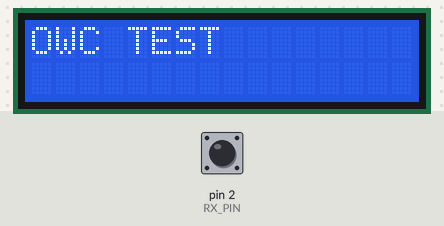
The sketch below on a simulated Arduino Uno, built with avr-gcc and run on an emulated ATmega328P. On the bench: 16×2 character LCD. The test bench sets the inputs (shaded band); at power-on: pin 2 (RX_PIN) LOW. What the sketch prints to the serial monitor is not drawn.

Above: at 3.2 s.
3.3 s: pin 2 (RX_PIN) pulsed HIGH 2 times (0.12 s each, 0.3 s apart)
5.6 s: pin 2 (RX_PIN) pulsed HIGH 5 times (0.12 s each, 0.3 s apart)
At 14.4 s:
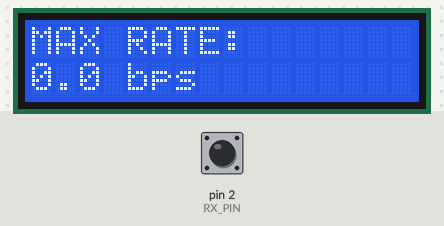
Timing chart, 0 to 14.8 s (numbered marks = the images above; inputs shaded):
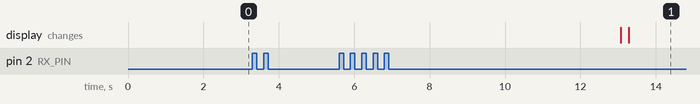

The sketch:

code1.ino
```cpp
#include <LiquidCrystal.h>
LiquidCrystal lcd(7, 8, 9, 10, 11, 12);
#define TX_PIN 3
#define RX_PIN 2
const char* TEST_MSG = "PARIS";
#define DOT_START_MS 200
#define DOT_MIN_MS   20
#define STEP_MS      20
const char* MORSE_LETTERS[] = {
  ".-", "-...", "-.-.", "-..", ".", "..-.", "--.", "....", "..", ".---",
  "-.-", ".-..", "--", "-.", "---", ".--.", "--.-", ".-.", "...", "-",
  "..-", "...-", ".--", "-..-", "-.--", "--.."
};
const char* MORSE_DIGITS[] = {
  "-----", ".----", "..---", "...--", "....-", ".....", "-....", "--...", "---..", "----."
};
char morseToChar(const char* m) {
  for (int i = 0; i < 26; i++) if (strcmp(m, MORSE_LETTERS[i]) == 0) return 'A' + i;
  for (int i = 0; i < 10; i++) if (strcmp(m, MORSE_DIGITS[i]) == 0) return '0' + i;
  return '?';
}
const char* getMorse(char c) {
  c = toupper(c);
  if (c >= 'A' && c <= 'Z') return MORSE_LETTERS[c - 'A'];
  if (c >= '0' && c <= '9') return MORSE_DIGITS[c - '0'];
  return "";
}
int dotDuration = DOT_START_MS;
int dashDur()   { return dotDuration * 3; }
int symGap()    { return dotDuration; }
int letterGap() { return dotDuration * 3; }
int wordGap()   { return dotDuration * 7; }
int dotThresh() { return dotDuration * 2; }
int letterThr() { return dotDuration * 2; }
int wordThr()   { return dotDuration * 5; }
enum TxState { TX_IDLE, TX_PULSE_ON, TX_PULSE_OFF, TX_LGAP, TX_WGAP, TX_DONE };
TxState txState = TX_IDLE;
int txMsgIdx = 0;
const char* txMorseCode = "";
int txMorseIdx = 0;
unsigned long txStart = 0;
unsigned long txDur = 0;
bool txComplete = false;
unsigned long txBeginTime = 0;
int txSymCount = 0;
void txBegin() {
  txMsgIdx = 0; txMorseIdx = 0; txComplete = false;
  txState = TX_IDLE; txSymCount = 0; txBeginTime = millis();
}
void txUpdate() {
  if (txComplete) return;
  unsigned long now = millis();
  switch (txState) {
    case TX_IDLE:
      if (TEST_MSG[txMsgIdx] == '\0') {
        digitalWrite(TX_PIN, LOW); txComplete = true; txState = TX_DONE; return;
      }
      if (TEST_MSG[txMsgIdx] == ' ') {
        txMsgIdx++; txState = TX_WGAP; txStart = now; txDur = wordGap();
      } else {
        txMorseCode = getMorse(TEST_MSG[txMsgIdx]); txMorseIdx = 0;
        digitalWrite(TX_PIN, HIGH); txState = TX_PULSE_ON; txStart = now;
        txDur = (txMorseCode[0] == '.') ? dotDuration : dashDur();
        txSymCount++;
      }
      break;
    case TX_PULSE_ON:
      if (now - txStart >= txDur) {
        digitalWrite(TX_PIN, LOW); txState = TX_PULSE_OFF; txStart = now; txDur = symGap();
      }
      break;
    case TX_PULSE_OFF:
      if (now - txStart >= txDur) {
        txMorseIdx++;
        if (txMorseCode[txMorseIdx] == '\0') {
          txMsgIdx++; txState = TX_LGAP; txStart = now; txDur = letterGap();
        } else {
          digitalWrite(TX_PIN, HIGH); txState = TX_PULSE_ON; txStart = now;
          txDur = (txMorseCode[txMorseIdx] == '.') ? dotDuration : dashDur();
          txSymCount++;
        }
      }
      break;
    case TX_LGAP: if (now - txStart >= txDur) txState = TX_IDLE; break;
    case TX_WGAP: if (now - txStart >= txDur) txState = TX_IDLE; break;
    default: break;
  }
}
char rxBuf[16];
int rxLen = 0;
char rxMsg[64];
int rxMsgLen = 0;
bool rxLastSig = false;
bool rxInPulse = false;
unsigned long rxPulseStart = 0;
unsigned long rxSilence = 0;
void rxReset() {
  rxLen = 0; rxMsgLen = 0; rxInPulse = false; rxLastSig = false;
  memset(rxBuf, 0, 16); memset(rxMsg, 0, 64); rxSilence = millis();
}
void rxFlushLetter() {
  if (rxLen > 0) {
    rxBuf[rxLen] = '\0';
    char c = morseToChar(rxBuf);
    Serial.print("Decoded Morse: "); Serial.print(rxBuf); Serial.print("  ->  "); Serial.println(c);
    if (rxMsgLen < 63) { rxMsg[rxMsgLen++] = c; rxMsg[rxMsgLen] = '\0'; }
    rxLen = 0; memset(rxBuf, 0, 16);
  }
}
void rxUpdate() {
  bool sig = (digitalRead(RX_PIN) == HIGH);
  unsigned long now = millis();
  if (sig && !rxLastSig) { rxInPulse = true; rxPulseStart = now; }
  if (!sig && rxLastSig && rxInPulse) {
    rxInPulse = false;
    unsigned long pd = now - rxPulseStart;
    rxSilence = now;
    if (rxLen < 15) rxBuf[rxLen++] = (pd <= (unsigned long)dotThresh()) ? '.' : '-';
  }
  if (!rxInPulse && rxLen > 0 && now - rxSilence >= (unsigned long)letterThr()) rxFlushLetter();
  rxLastSig = sig;
}
float dotToWPM(int dot_ms) { return 1200.0 / dot_ms; }
float calcBPS(int symbols, unsigned long ms) { return (ms == 0) ? 0 : (symbols * 1000.0) / ms; }
enum TestState { TEST_RUNNING, TEST_FAILED, TEST_FINISHED };
TestState testState = TEST_RUNNING;
int testRound = 1;
float maxBPS = 0; float maxWPM = 0; int maxDot = 0;
void printLCD(int dot, bool passed) {
  lcd.clear(); lcd.setCursor(0, 0); lcd.print(dot); lcd.print("ms ");
  lcd.print((int)dotToWPM(dot)); lcd.print("WPM");
  lcd.setCursor(0, 1); passed ? lcd.print("PASS") : lcd.print("FAIL MAX");
}
void printRound(int dot, bool passed, float bps, unsigned long txMs) {
  Serial.println("================================");
  Serial.print("Round: "); Serial.println(testRound);
  Serial.print("Dot Duration: "); Serial.print(dot); Serial.println(" ms");
  Serial.print("WPM: "); Serial.println(dotToWPM(dot), 1);
  Serial.print("TX Message: "); Serial.println(TEST_MSG);
  Serial.print("RX Message: "); Serial.println(rxMsg);
  Serial.print("Transmission Time: "); Serial.print(txMs); Serial.println(" ms");
  Serial.print("Data Rate: "); Serial.print(bps, 2); Serial.println(" bits/sec");
  Serial.print("Match: "); passed ? Serial.println("YES") : Serial.println("NO");
  Serial.println("================================");
}
void printFinalResult() {
  Serial.println("\n################################\n    MAX DATA RATE REACHED\n################################");
  Serial.print("Best Dot Duration: "); Serial.print(maxDot); Serial.println(" ms");
  Serial.print("Maximum WPM: "); Serial.println(maxWPM, 1);
  Serial.print("Maximum Data Rate: "); Serial.print(maxBPS, 2); Serial.println(" bits/sec");
  Serial.println("################################");
  lcd.clear(); lcd.setCursor(0, 0); lcd.print("MAX RATE:");
  lcd.setCursor(0, 1); lcd.print(maxBPS, 1); lcd.print(" bps");
}
void setup() {
  pinMode(TX_PIN, OUTPUT); pinMode(RX_PIN, INPUT);
  digitalWrite(TX_PIN, LOW); Serial.begin(9600);
  lcd.begin(16, 2); lcd.print("OWC TEST"); delay(2000);
  dotDuration = DOT_START_MS; rxReset(); txBegin();
}
void loop() {
  if (testState == TEST_FAILED || testState == TEST_FINISHED) return;
  txUpdate(); rxUpdate();
  if (txComplete) {
    unsigned long flushWait = millis() + letterGap() + 50;
    while (millis() < flushWait) rxUpdate();
    rxFlushLetter();
    unsigned long txTime = millis() - txBeginTime;
    float bps = calcBPS(txSymCount, txTime);
    bool passed = (strcmp(TEST_MSG, rxMsg) == 0);
    printRound(dotDuration, passed, bps, txTime);
    printLCD(dotDuration, passed);
    if (passed) { maxBPS = bps; maxWPM = dotToWPM(dotDuration); maxDot = dotDuration; }
    if (!passed) { testState = TEST_FAILED; printFinalResult(); return; }
    if (dotDuration <= DOT_MIN_MS) { testState = TEST_FINISHED; printFinalResult(); return; }
    testRound++; dotDuration -= STEP_MS; delay(1000); rxReset(); txBegin();
  }
}
```

Measured:
- after the input at 3.3 s, every drawn part: stays the same
